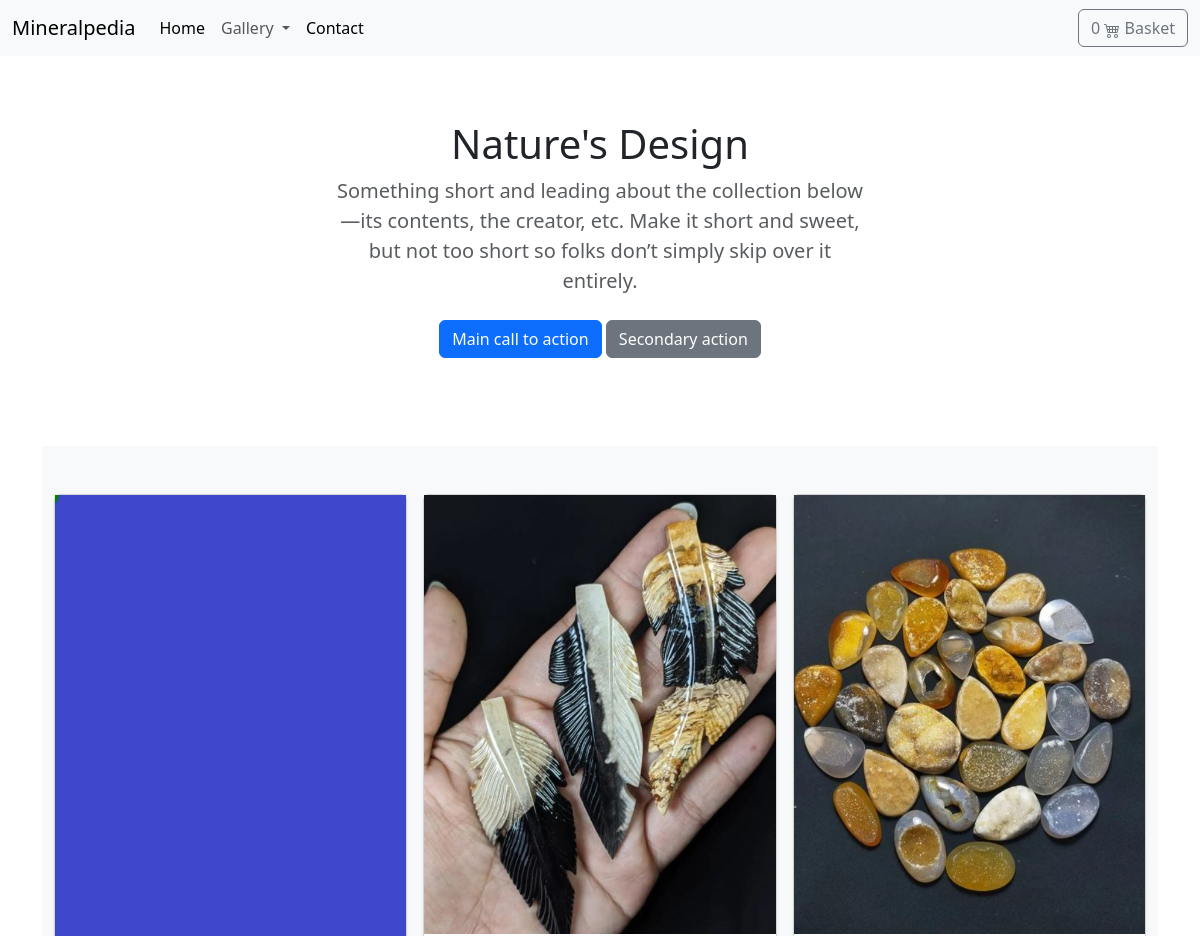
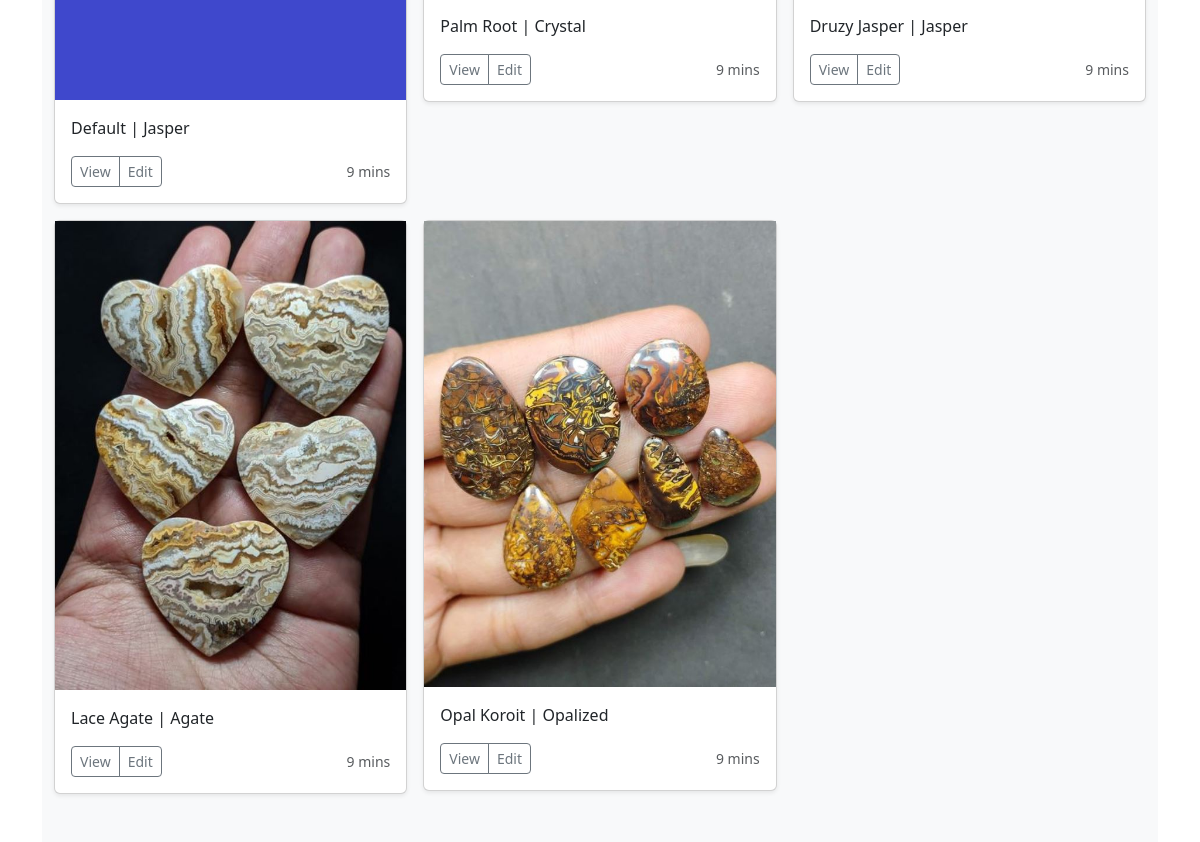
The page / on the database its author committed (2 pictures, top to bottom).
### store/models.py (models this page shows, shortened)
class Product(models.Model):
    category = models.ForeignKey(
        Category, related_name='product', on_delete=models.CASCADE)
    created_by = models.ForeignKey(
        User, on_delete=models.CASCADE, related_name='product_creator')
    title = models.CharField(max_length=255)
    author = models.CharField(max_length=255, default='admin')
    description = models.TextField(blank=True)
    image = models.ImageField(
        upload_to='images/', default='images/default.png')
    slug = models.SlugField(max_length=255)
    price = models.DecimalField(max_digits=4, decimal_places=2)
    in_stock = models.BooleanField(default=True)
    is_active = models.BooleanField(default=True)
    created = models.DateTimeField(auto_now_add=True)
    updated = models.DateTimeField(auto_now=True)
    objects = models.Manager()
    products = ProductManager()
    class Meta:
        verbose_name_plural = 'Products'
        ordering = ('-created',)
    def get_absolute_url(self):
        return reverse('store:product_detail', kwargs={'slug': self.slug})

class Category(models.Model):
    name = models.CharField(max_length=255, db_index=True)
    slug = models.SlugField(max_length=255, unique=True)
    class Meta:
        verbose_name_plural = 'categories'
    def __str__(self):
        return self.name

### store/views.py (the view)
# urls.py: path('', views.product_all, name='product_all'),
def product_all(request):
    products = Product.products.all()
    return render(request, 'store/home.html', {'products': products})

### basket/basket.py (called while the page is built)
    def __len__(self):
        return sum(item['qty'] for item in self.basket.values())

### basket/context_processors.py (called while the page is built)
def basket(request):
    return {'basket': Basket(request)}

### store/context_processors.py (called while the page is built)
def categories(request):
    return {
        'categories': Category.objects.all()
    }

### store/models.py (called while the page is built)
    def get_queryset(self) -> QuerySet:
        return super(ProductManager, self).get_queryset().filter(is_active=True)

### templates/store/home.html (shortened to what this page needs)
{% extends './base.html' %}
{% load static %}
{% block contents %}
<main>
    <section class="py-5 text-center container">
        <div class="row py-lg-3">
        <div class="col-lg-6 col-md-8 mx-auto">
            <h1 class="fw-light">Nature's Design</h1>
            <p class="lead text-body-secondary">Something short and leading about the collection below—its contents, the creator, etc. Make it short and sweet, but not too short so folks don’t simply skip over it entirely.</p>
            <p>
            <a href="#" class="btn btn-primary my-2">Main call to action</a>
            <a href="#" class="btn btn-secondary my-2">Secondary action</a>
            </p>
        </div>
        </div>
    </section>
    <div class="album py-5 bg-body-tertiary">
        <div class="container">
          <div class="row row-cols-1 row-cols-sm-2 row-cols-md-3 g-3">
            {% for p in products %}
                <div class="col">
                    <div class="card shadow-sm">
                    <img class="img-fluid" alt="Responsive image" src="{{ p.image.url }}">
                    <div class="card-body">
                        <p class="card-text">
                            <a class="text-dark text-decoration-none" href="{{p.get_absolute_url}}">{{ p.title }} | {{p.category}}</a>
                        </p>
                        <div class="d-flex justify-content-between align-items-center">
                        <div class="btn-group">
                            <button type="button" class="btn btn-sm btn-outline-secondary">View</button>
                            <button type="button" class="btn btn-sm btn-outline-secondary">Edit</button>
                        </div>
                        <small class="text-body-secondary">9 mins</small>
                        </div>
                    </div>
                    </div>
                </div>
            {% endfor %}
          </div>
        </div>
      </div>
</main>
{% endblock contents %}

### templates/store/base.html (shortened to what this page needs)
{% load static %}
<!doctype html>
<html lang="en">
  <head>
    <link href="https://cdn.jsdelivr.net/npm/bootstrap@5.3.0/dist/css/bootstrap.min.css" rel="stylesheet">
  </head>
  <body>
    <header>
        <nav class="navbar navbar-expand-sm bg-body-tertiary">
            <div class="container-fluid">
              <a class="navbar-brand" href="#">Mineralpedia</a>
              <div class="collapse navbar-collapse" id="navbarSupportedContent">
                <ul class="navbar-nav me-auto mb-2 mb-lg-0">
                  <li class="nav-item">
                    <a class="nav-link active" aria-current="page" href="/">Home</a>
                  </li>
                  <li class="nav-item dropdown">
                    <a class="nav-link dropdown-toggle" href="#" role="button" data-bs-toggle="dropdown" aria-expanded="false">
                      Gallery
                    </a>
                  </li>
                  <li class="nav-item">
                    <a class="nav-link active" aria-current="page" href="#">Contact</a>
                  </li>
                </ul>
                <a type="button" role="button" href="{% url 'basket:basket_summary' %}"
                    class="btn btn-outline-secondary">
                    {% with total_qty=basket|length %}
                        <div id="basket-qty" class="d-inline-flex">
                            {% if total_qty > 0 %}
                                {{ total_qty }}
                            {% else %}
                                0
                            {% endif %}
                        </div>
                    {% endwith %}
                    Basket
                </a>
              </div>
            </div>
        </nav>
    </header>
    <div class="container">
    {% block contents %}
    {% endblock contents %}
    </div>
  </body>
</html>

### rows shown on the page
Product: image (placeholder picture), title "Default", category "Jasper"
Product: image (picture), title "Palm Root", category "Crystal"
Product: image (picture), title "Druzy Jasper", category "Jasper"
Product: image (picture), title "Lace Agate", category "Agate"
Product: image (picture), title "Opal Koroit", category "Opalized"
